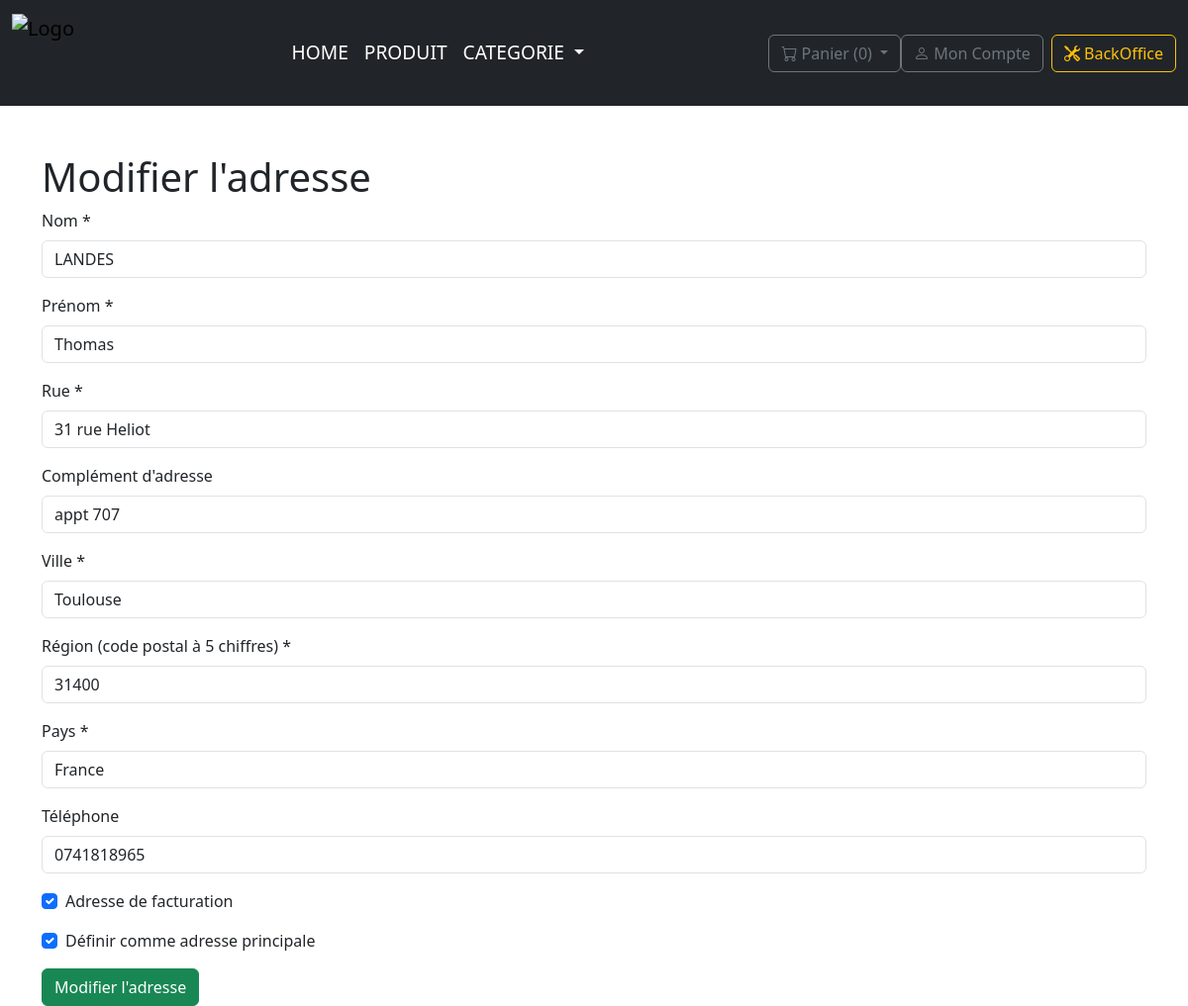
The app's page /PHP/FrontEnd/VIEW/modif_adresse.php?id=9 (signed in) with its own data.
### tables this page shows
CREATE TABLE `adresse` (
  `adresse_id` int(11) NOT NULL,
  `adresse_prenom` varchar(30) DEFAULT NULL,
  `adresse_nom` varchar(50) DEFAULT NULL,
  `adresse_rue` varchar(100) DEFAULT NULL,
  `adresse_complement` varchar(50) DEFAULT NULL,
  `adresse_ville` varchar(50) DEFAULT NULL,
  `adresse_region` varchar(50) DEFAULT NULL,
  `adresse_pays` varchar(50) DEFAULT NULL,
  `adresse_tel` char(10) DEFAULT NULL,
  `is_principal` tinyint(1) NOT NULL DEFAULT 0,
  `is_facture` tinyint(1) NOT NULL DEFAULT 0,
  `utilisateur_id` int(11) NOT NULL
);

### PHP/Fonction/auth.php (called while the page is built, shortened)
<?php
function getUserInfo()
{
    if (isset($_SESSION['utilisateur_id']) && isset($_SESSION['role_id'])) {
        return [
            'user_id' => $_SESSION['utilisateur_id'],
            'role_id' => $_SESSION['role_id']
        ];
    }
    return null;
}
?>

### PHP/FrontEnd/VIEW/modif_adresse.php (the view, shortened to what this page needs)
<?php
include '../../Fonction/element.php';
include '../../Fonction/auth.php';
$dbh = connexion_bdd();
$idAdr = isset($_GET['id']) ? $_GET['id'] : null;
$info = getUserInfo();
$idUser = $info['user_id'];
if ($idAdr !== null) {
    $sql = "SELECT * FROM adresse WHERE adresse_id = :idAdr AND utilisateur_id = :idUser";
    $stmt = $dbh->prepare($sql);
    $stmt->bindParam(':idAdr', $idAdr, PDO::PARAM_INT);
    $stmt->bindParam(':idUser', $idUser, PDO::PARAM_INT);
    $stmt->execute();
    if ($stmt->rowCount() > 0) {
        $adresse = $stmt->fetch(PDO::FETCH_ASSOC);
    } else {
        header('Location: compte.php?error=Adresse non trouvée ou vous n\'avez pas l\'autorisation de la modifier.');
        exit();
    }
} else {
    header('Location: compte.php?error=Adresse invalide.');
    exit();
}
?>
<!doctype html>
<html lang="fr">
<head>
</head>
<body>
<div class="container mt-5">
    <h1>Modifier l'adresse</h1>
    <form action="modif_adresse.php?id=<?php echo htmlspecialchars($idAdr); ?>" method="POST">
        <div class="mb-3">
            <label for="adresse_nom" class="form-label">Nom *</label>
            <input type="text" class="form-control" id="adresse_nom" name="adresse_nom" value="<?php echo htmlspecialchars($adresse['adresse_nom']); ?>" required>
        </div>
        <div class="mb-3">
            <label for="adresse_prenom" class="form-label">Prénom *</label>
            <input type="text" class="form-control" id="adresse_prenom" name="adresse_prenom" value="<?php echo htmlspecialchars($adresse['adresse_prenom']); ?>" required>
        </div>
        <div class="mb-3">
            <label for="adresse_rue" class="form-label">Rue *</label>
            <input type="text" class="form-control" id="adresse_rue" name="adresse_rue" value="<?php echo htmlspecialchars($adresse['adresse_rue']); ?>" required>
        </div>
        <div class="mb-3">
            <label for="adresse_complement" class="form-label">Complément d'adresse</label>
            <input type="text" class="form-control" id="adresse_complement" name="adresse_complement" value="<?php echo htmlspecialchars($adresse['adresse_complement']); ?>">
        </div>
        <div class="mb-3">
            <label for="adresse_ville" class="form-label">Ville *</label>
            <input type="text" class="form-control" id="adresse_ville" name="adresse_ville" value="<?php echo htmlspecialchars($adresse['adresse_ville']); ?>" required>
        </div>
        <div class="mb-3">
            <label for="adresse_region" class="form-label">Région (code postal à 5 chiffres) *</label>
            <input type="text" class="form-control" id="adresse_region" name="adresse_region" value="<?php echo htmlspecialchars($adresse['adresse_region']); ?>" required pattern="\b\d{5}\b" maxlength="5" title="Veuillez entrer exactement 5 chiffres">
        </div>
        <div class="mb-3">
            <label for="adresse_pays" class="form-label">Pays *</label>
            <input type="text" class="form-control" id="adresse_pays" name="adresse_pays" value="<?php echo htmlspecialchars($adresse['adresse_pays']); ?>" required>
        </div>
        <div class="mb-3">
            <label for="adresse_tel" class="form-label">Téléphone</label>
            <input type="text" class="form-control" id="adresse_tel" name="adresse_tel" value="<?php echo htmlspecialchars($adresse['adresse_tel']); ?>">
        </div>
        <div class="form-check mb-3">
            <input class="form-check-input" type="checkbox" id="is_facture" name="is_facture" <?php echo $adresse['is_facture'] ? 'checked' : ''; ?>>
            <label class="form-check-label" for="is_facture">Adresse de facturation</label>
        </div>
        <div class="form-check mb-3">
            <input class="form-check-input" type="checkbox" id="is_principal" name="is_principal" <?php echo $adresse['is_principal'] ? 'checked' : ''; ?>>
            <label class="form-check-label" for="is_principal">Définir comme adresse principale</label>
        </div>
        <button type="submit" class="btn btn-success">Modifier l'adresse</button>
    </form>
</div>
</body>
</html>

### records on screen
adresse: adresse_nom "LANDES", adresse_prenom "Thomas", adresse_rue "31 rue Heliot", adresse_complement "appt 707", adresse_ville "Toulouse", adresse_region "31400", adresse_pays "France", adresse_tel "0741818965", is_facture "☑", is_principal "☑"

### other values on screen
count($panier) "0"
